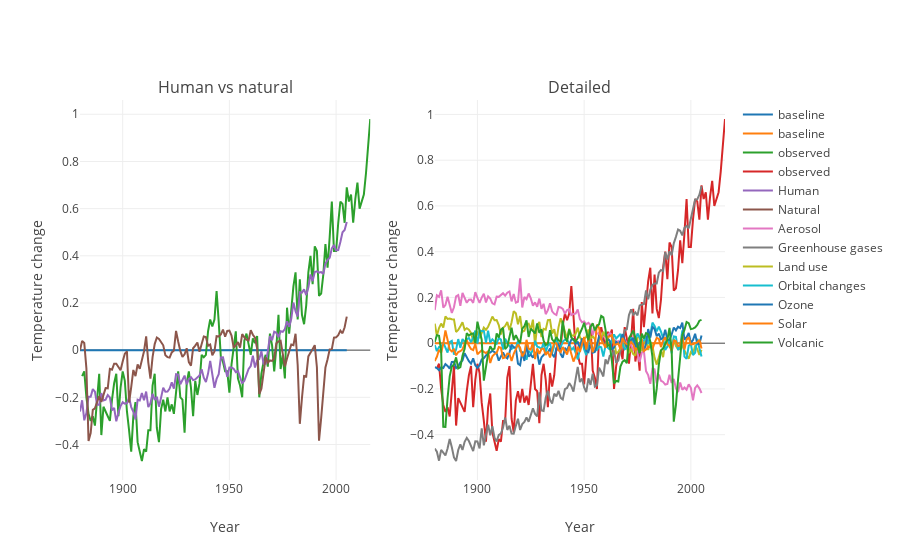

Notebook code cell kept with this figure:
### Markdown cell above
Let's try and recreate the more complex `bokeh` plot above. Note how individual curves can be hidden / selected by clicking on their names in the legend.

### Code cell
fig = tls.make_subplots(rows=1, cols=2, subplot_titles=('Human vs natural', 'Detailed'))

t = go.Scatter(x=simulations.index.values, y=0*simulations.index.values, mode='lines', name='baseline')
fig.append_trace(t, 1, 1)
fig.append_trace(t, 1, 2)

t = go.Scatter(x=observed.index.values, y=observed.iloc[:,0].values, mode='lines', name='observed')
fig.append_trace(t, 1, 1)
fig.append_trace(t, 1, 2)

for i in range(1,10):
    t = go.Scatter(x=simulations.index.values, y=simulations.iloc[:,i].values, mode='lines', 
                   name=simulations.iloc[:,i].name)
    if i < 3:
        fig.append_trace(t, 1, 1)
    else:
        fig.append_trace(t, 1, 2)

fig['layout']['xaxis1'].update(title='Year')
fig['layout']['xaxis2'].update(title='Year')

fig['layout']['yaxis1'].update(title='Temperature change')
fig['layout']['yaxis2'].update(title='Temperature change')
    
plotly.offline.iplot(fig)
